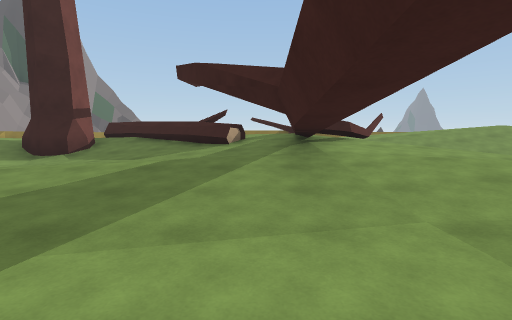
view 1 (above)

24 first-person views from a walk through a 3-D level made in the Unity game engine. The camera is 1.5 m above the floor, tilts 6° down and sees 85° across. The floor is counted in squares, 2 m on a side. Each view is taken from the middle of a square. On the plan, view 1 faces up. The plan holds only what a view shows up to about 10 squares ahead; the rest is blank. The place goes on beyond the plan. Some surface patterns are stand-ins.

view 2
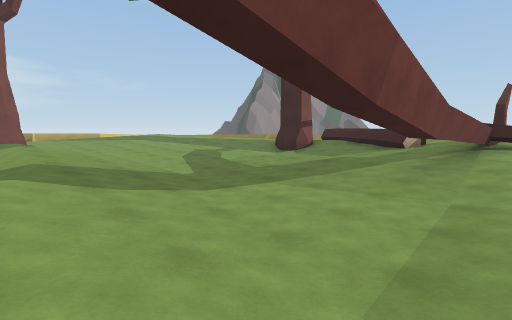

view 3
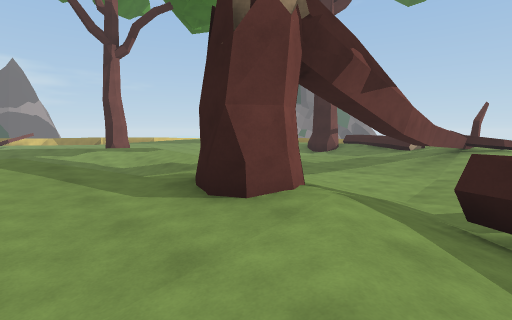

view 4
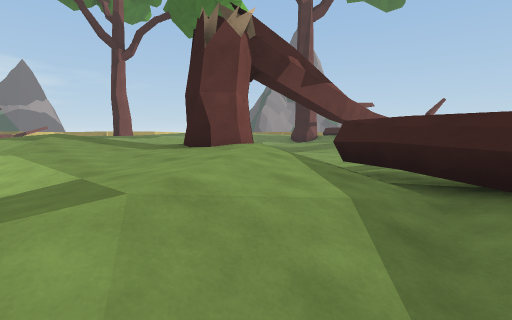

view 5
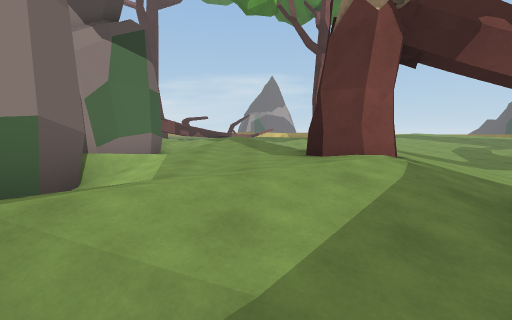

view 6
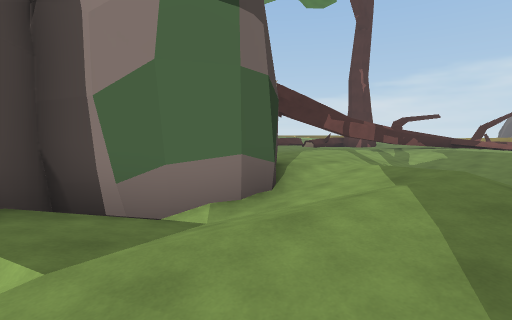

view 7
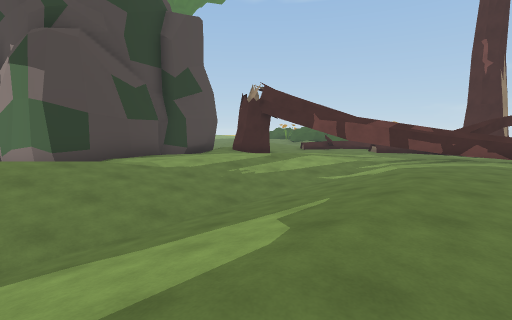

view 8
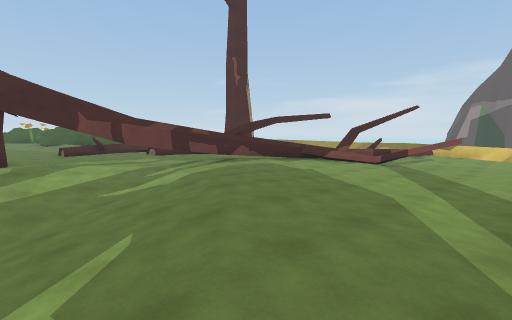

view 9
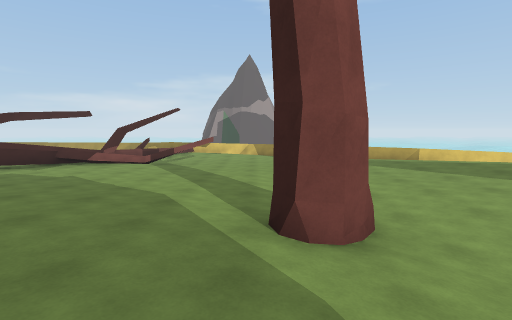

view 10
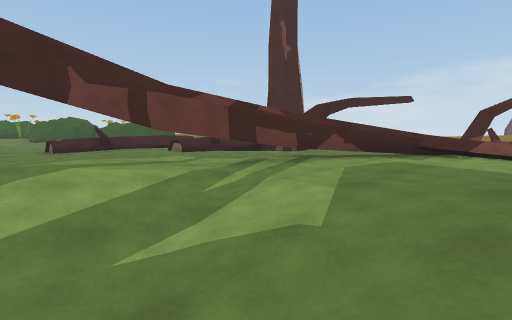

view 11
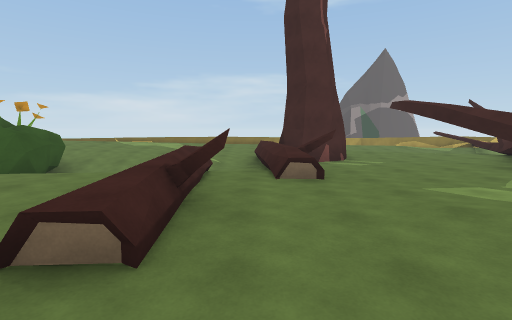

view 12
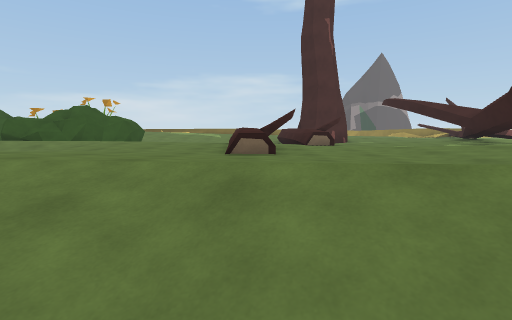

view 13
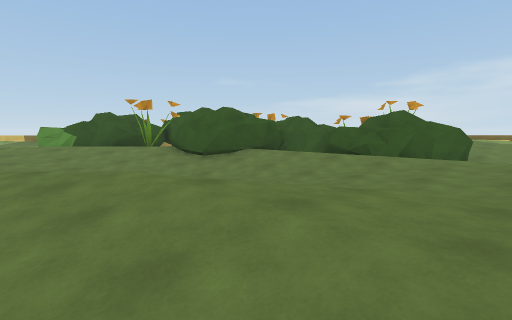

view 14
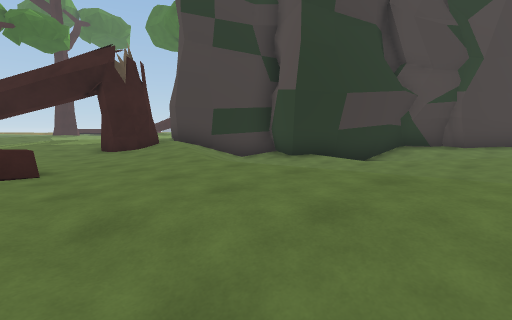

view 15
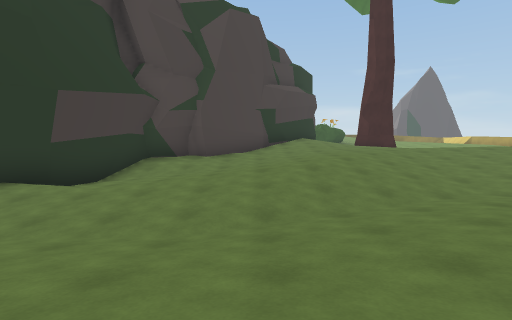

view 16
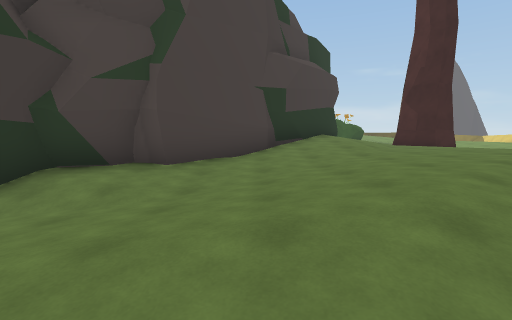

view 17
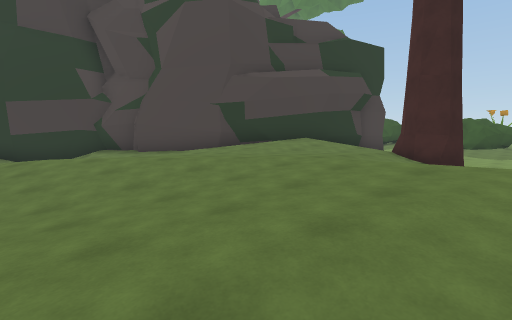

view 18
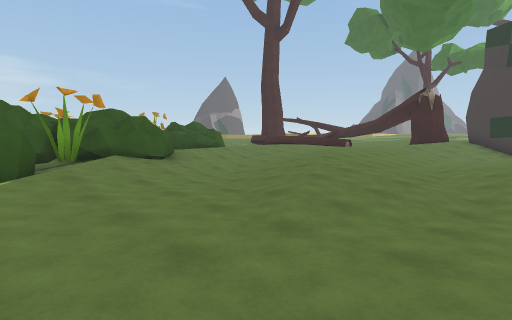

view 19
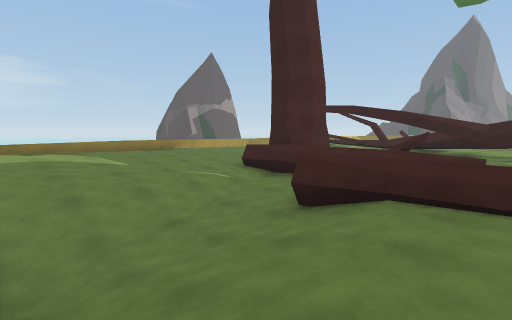

view 20
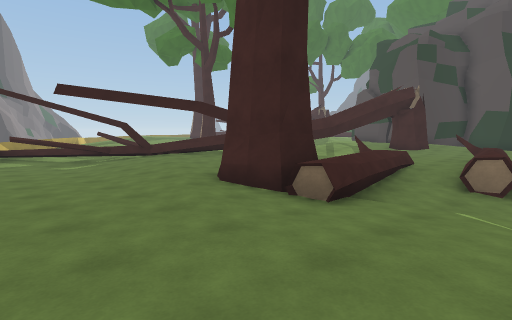

view 21
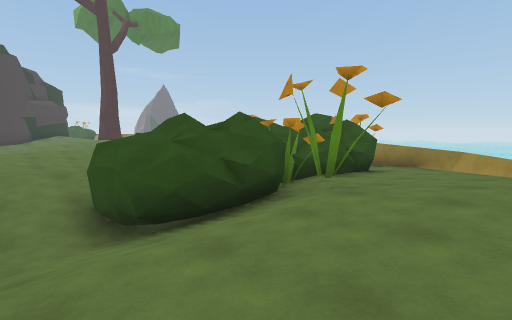

view 22
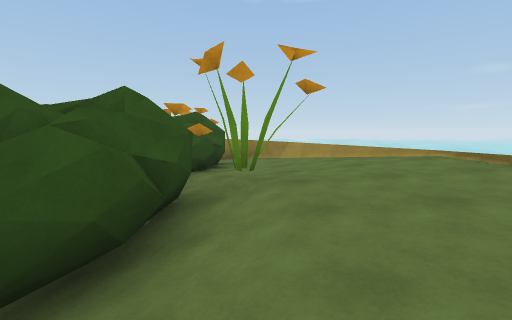

view 23
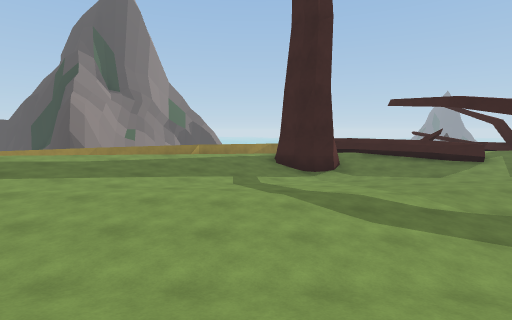

view 24
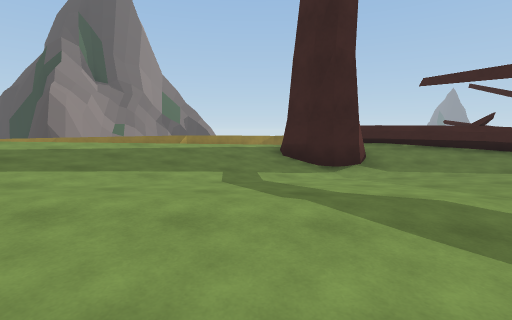

### Floor plan
Key: @ floor where view 1 was taken; # wall or solid block; x gap in a wall; . main floor; : floor 0.25 m higher than the main floor; - floor 0.25 m lower than the main floor; + floor 0.5 m higher than the main floor; _ floor 0.5 m lower than the main floor; * floor 0.75 m higher than the main floor; < floor 0.75 m lower than the main floor; % floor 1 m higher than the main floor; ( floor 1 m lower than the main floor; ! floor 1.25 m lower than the main floor; / step, stairs or slope; = window, fence, low wall or low ledge; ^ raised ledge; v drop or lower ground; T tree; H thing the floor can be seen under or through; O other object.
Columns run from 22 left of view 1 to 5 right of it. Each row starts with its distance up from view 1.
 10           vv=          #  /+
  9         vv=      TTT   =  #/
  8        vv     ++##:TTT*# =
  7             *+:..#..:T+==+
  6      v    *%+:.-___-..:^+::
  5      v    %+:..----....#:..
  4        +* *+:..........#.:
  3     = ++*++:::....-----#..
  2     .:+++:::....----____-
  1       :::::....---______-
  0         ......:.....-_@_-
 -1            #::++++::..--_-
 -2    ........:++*////.++:./T
 -3   ......:::++*////-.:+ #/TTT
 -4   ..#...::+++///</  /+##*:.T
 -5  =...=.:::++///_////*+++++//
 -6 ===-.=.:::++//_//+%/*++::+/-
 -7 .#-=#==:::+:/_//:*///////://
 -8 ..-..^^::::/-.//++:##/+##
 -9 ..-...=^#...::++++######
-10 .......HHHH:+++++/#
-11 ..........HH+++  ##
-12 ...........:::: ##
-13 ....#-........#x###
-14 ....#TTTT.....:+//##
-15 :...TTT/......://<##
-16 ::..-__T/*T*..://_##
-17 :::..<<T/....:.-<_-###
-18 =+:../(//:...::-__-__##
-19 v+::./(//:..:::.__.-_.##
-20 v++:./!//.../::._-..-..##
-21   +:/####:.-/:+._..:...:##
-22  /++/##^^:._//+.--.+:::++##
-23  v++OO##=/.__//:._.:++:+*%##
-24   +:.O##  .-<//:.-..+++++**
-25   v:.######-__//.--.:++++:++
-26   vv.#    #/.---.-..:+++++:#
-27    v=OO   #/:.......:+* ..:#
-28     v##  ##O/+.....:++*
-29       #   ###.+:::.:++*

Where each view was taken, in squares from view 1:
view 1: 0 up, 0 right, facing up
view 2: 2 down, 2 right, facing up-left
view 3: 6 down, 3 right, facing up-left
view 4: 7 down, 5 right, facing up-left
view 5: 5 down, 5 right, facing left
view 6: 5 down, 0 right, facing down-left
view 7: 1 down, 8 left, facing down
view 8: 2 down, 8 left, facing down-left
view 9: 2 down, 8 left, facing left
view 10: 6 down, 9 left, facing down-left
view 11: 15 down, 9 left, facing left
view 12: 16 down, 6 left, facing left
view 13: 19 down, 7 left, facing down-left
view 14: 21 down, 11 left, facing up-right
view 15: 21 down, 9 left, facing right
view 16: 21 down, 5 left, facing right
view 17: 29 down, 4 left, facing up-right
view 18: 29 down, 4 left, facing up-left
view 19: 20 down, 13 left, facing up-left
view 20: 17 down, 22 left, facing up-right
view 21: 19 down, 20 left, facing down-right
view 22: 19 down, 18 left, facing down
view 23: 1 down, 7 left, facing up
view 24: 1 up, 7 left, facing up
